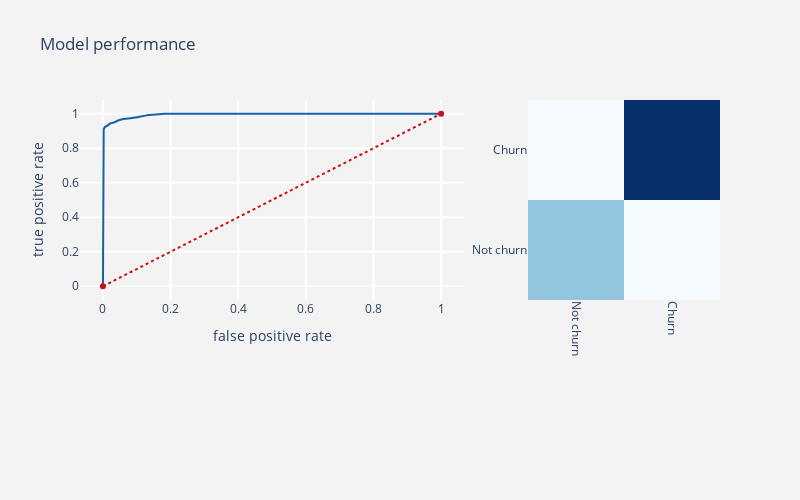

Notebook code cell kept with this figure:
### Markdown cell above
### XGB

### Code cell
model = XGBClassifier(max_depth = 6, eta = 0.2, min_child_weight = 1, smote = True)
classification_report_and_model_performance(model,X_trn,X_tst,
                             y_train,y_test,threshold_plot = True)

### Figure 1 — Plotly figure (JSON) as saved in the notebook; plotly's stock layout.template omitted (floating-point values rounded to 4 significant figures; data arrays with more than 128 entries replaced by an {"elided": "..."} marker saying what was removed)
{"data": [{"line": {"color": "rgb(22, 96, 167)", "width": 2}, "name": "Roc : 0.9478903750609199", "type": "scatter", "x": {"elided": "1235 float values"}, "y": {"elided": "1235 float values"}}, {"line": {"color": "rgb(205, 12, 24)", "dash": "dot", "width": 2}, "type": "scatter", "x": [0, 1], "y": [0, 1]}, {"colorscale": [[0, "rgb(247,251,255)"], [0.125, "rgb(222,235,247)"], [0.25, "rgb(198,219,239)"], [0.375, "rgb(158,202,225)"], [0.5, "rgb(107,174,214)"], [0.625, "rgb(66,146,198)"], [0.75, "rgb(33,113,181)"], [0.875, "rgb(8,81,156)"], [1, "rgb(8,48,107)"]], "name": "matrix", "showscale": false, "type": "heatmap", "x": ["Not churn", "Churn"], "xaxis": "x2", "y": ["Not churn", "Churn"], "yaxis": "y2", "z": [[1277, 108], [83, 3080]]}], "layout": {"autosize": false, "height": 500, "margin": {"b": 200}, "paper_bgcolor": "rgb(243,243,243)", "plot_bgcolor": "rgb(243,243,243)", "showlegend": false, "title": {"text": "Model performance"}, "width": 800, "xaxis": {"domain": [0, 0.6], "gridcolor": "rgb(255, 255, 255)", "gridwidth": 2, "ticklen": 5, "title": {"text": "false positive rate"}}, "xaxis2": {"domain": [0.7, 1], "gridcolor": "rgb(255, 255, 255)", "tickangle": 90}, "yaxis": {"gridcolor": "rgb(255, 255, 255)", "gridwidth": 2, "ticklen": 5, "title": {"text": "true positive rate"}, "zerolinewidth": 1}, "yaxis2": {"anchor": "x2", "gridcolor": "rgb(255, 255, 255)"}}}
